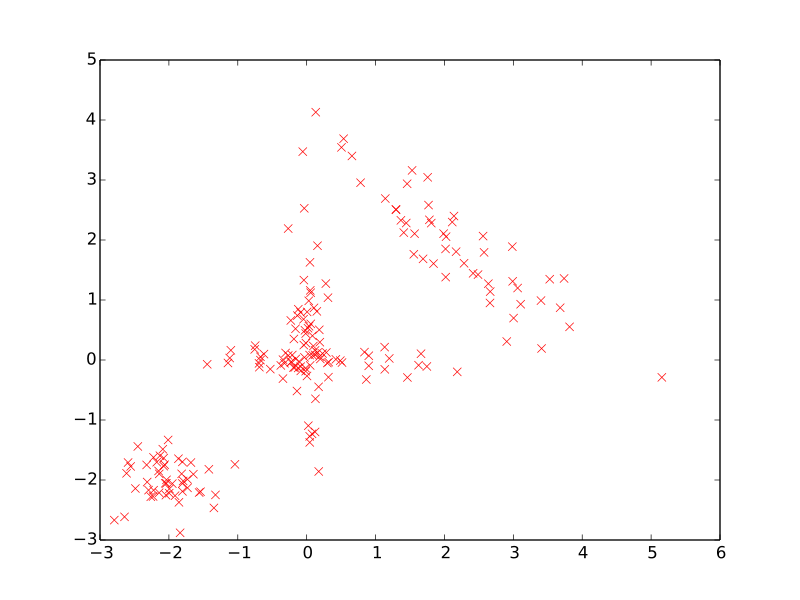

Here is the Python script that generated this plot:
import numpy
numpy.random.seed(1)
y0 = np.random.multivariate_normal([0, 0], [[1, 0], [0, 0.02]], size=50)
y1 = np.random.multivariate_normal([0, 0], [[0.02, 0], [0, 1]], size=50)
y2 = np.random.multivariate_normal([2, 2], [[1, -0.9], [-0.9, 1]], size=50)
y3 = np.random.multivariate_normal([-2, -2], [[0.1, 0], [0, 0.1]], size=50)
y = np.vstack([y0, y1, y2, y3])

import bayespy.plot as bpplt
bpplt.pyplot.plot(y[:,0], y[:,1], 'rx')
bpplt.pyplot.show()
